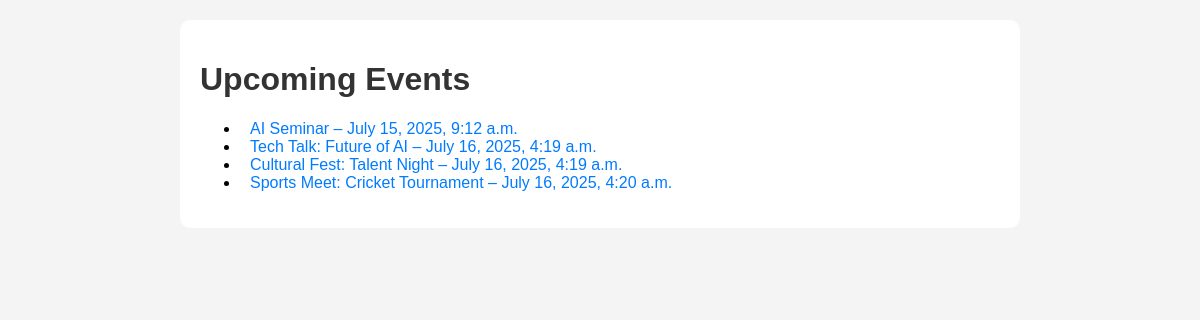
The page / on the database its author committed.
### events/models.py (models this page shows, shortened)
class Event(models.Model):
    title = models.CharField(max_length=100)
    description = models.TextField()
    date = models.DateTimeField()
    location = models.CharField(max_length=255)
    category = models.ForeignKey(EventCategory, on_delete=models.SET_NULL, null=True, blank=True)

### events/views.py (the view)
# urls.py: path('', EventListView.as_view(), name='event_list'),
class EventListView(ListView):
    model = Event
    template_name = 'events/event_list.html'  # Ensure this template exists
    context_object_name = 'events'  # You can access this in the template using {{ events }}

### events/templates/events/event_list.html
{% extends 'base.html' %}
{% block content %}
  <h1>Upcoming Events</h1>
  <ul>
    {% for event in events %}
      <li>
        <a href="{% url 'event_detail' event.id %}">
          {{ event.title }} – {{ event.date }}
        </a>
      </li>
    {% empty %}
      <li>No events found.</li>
    {% endfor %}
  </ul>
{% endblock %}

### events/templates/base.html (shortened to what this page needs)
{% load static %}
<!DOCTYPE html>
<html>
<head>
</head>
<body>
  <div class="content">
    {% block content %}{% endblock %}
  </div>
</body>
</html>

### events/templates/base.html (style rules this page uses)
body { font-family: Arial, sans-serif; background-color: #f4f4f4; margin: 0; padding: 20px; }
a { color: #007bff; text-decoration: none; margin-left: 10px; }
.content { background-color: white; padding: 20px; border-radius: 10px; max-width: 800px; margin: auto; }
h1, h2 { color: #333; }

### rows shown on the page
Event: title "AI Seminar", date "July 15, 2025, 9:12 a.m."
Event: title "Tech Talk: Future of AI", date "July 16, 2025, 4:19 a.m."
Event: title "Cultural Fest: Talent Night", date "July 16, 2025, 4:19 a.m."
Event: title "Sports Meet: Cricket Tournament", date "July 16, 2025, 4:20 a.m."
